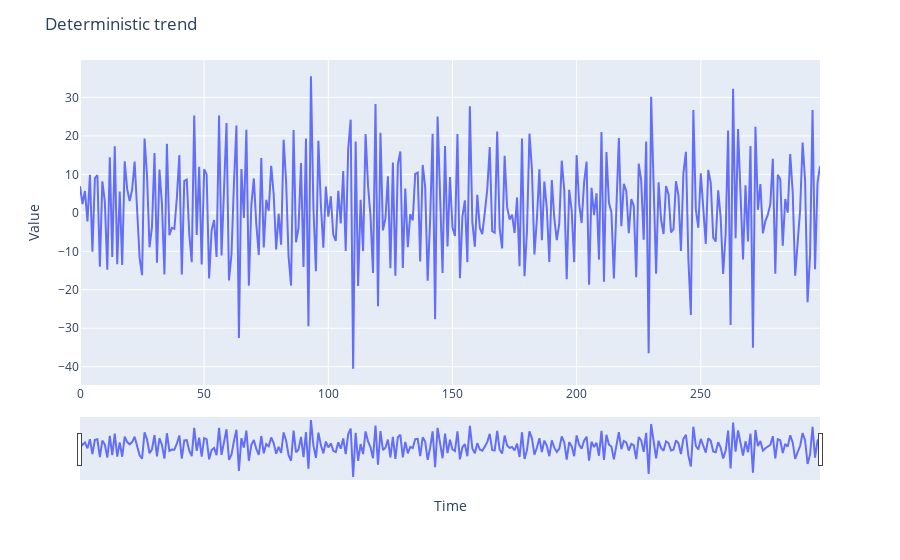

The notebook cell this image was saved under:
### Markdown cell above
## Переход к разностям

### Code cell
## Детерминированный тренд
fig = px.line(x=np.arange(299), y=np.diff(det_values))
fig.update_layout(title='Deterministic trend',
                   xaxis_title='Time',
                   yaxis_title='Value');
fig.update_xaxes(rangeslider_visible=True);
fig.show()

### Figure 1 — Plotly figure (JSON) as saved in the notebook; plotly's stock layout.template omitted (floating-point values rounded to 4 significant figures; data arrays with more than 128 entries replaced by an {"elided": "..."} marker saying what was removed)
{"data": [{"hovertemplate": "x=%{x}<br>y=%{y}<extra></extra>", "legendgroup": "", "line": {"color": "#636efa", "dash": "solid"}, "mode": "lines", "name": "", "orientation": "v", "showlegend": false, "type": "scatter", "x": {"elided": "299 int values"}, "xaxis": "x", "y": {"elided": "299 float values"}, "yaxis": "y"}], "layout": {"legend": {"tracegroupgap": 0}, "margin": {"t": 60}, "title": {"text": "Deterministic trend"}, "xaxis": {"anchor": "y", "domain": [0, 1], "rangeslider": {"visible": true}, "title": {"text": "Time"}}, "yaxis": {"anchor": "x", "domain": [0, 1], "title": {"text": "Value"}}}}
